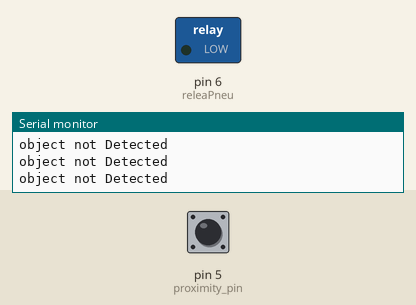
A sketch run on a simulated Arduino Uno, built with avr-gcc and run on an emulated ATmega328P. Shown: switched loads named in the sketch (green lamp = pin HIGH), the last lines printed to the serial monitor. The inputs (shaded band) are chosen by the test bench; at power-on: pin 5 (proximity_pin) HIGH.

Above: at 1.2 s.
1.3 s: pin 5 (proximity_pin) pulsed LOW 2 times (0.12 s each, 0.3 s apart)
At 2.4 s:
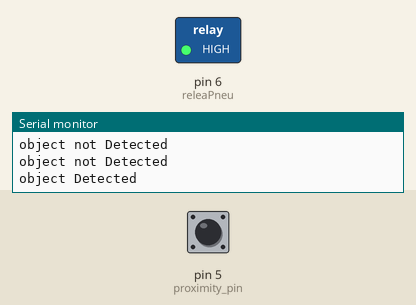
4.1 s: pin 5 (proximity_pin) pulsed LOW 5 times (0.12 s each, 0.3 s apart)
At 6.5 s:
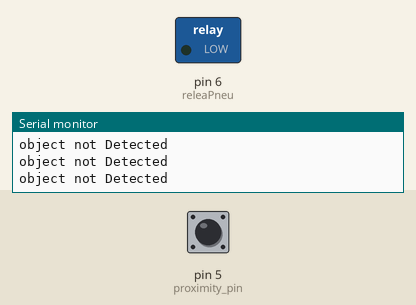
Timing chart, 0 to 8.0 s (numbered marks = the images above; inputs shaded):
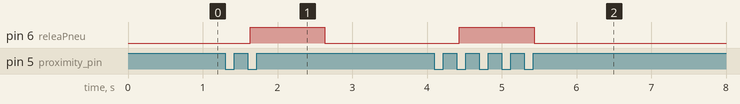

The sketch:

proximitySensor.ino
```cpp
int proximity_pin=5;
int proxState=0;
int releaPneu=6;
int count=1;
int flag=0;
void setup() {
  // put your setup code here, to run once:
  pinMode(proximity_pin,INPUT);
  pinMode( releaPneu,OUTPUT);
  Serial.begin(9600);

}

void loop() {
    proxState=digitalRead(proximity_pin);
  if(proxState==0 && flag==0 )
   {
    if (count%2==0)
    {Serial.println("object Detected");
    //delay(100);
    digitalWrite(releaPneu,HIGH);
    delay(1000);
    }
    flag=1;
    count++;
    }
   else if(proxState==1)
   {
    Serial.println("object not Detected");
   digitalWrite(releaPneu,LOW);
   flag=0;
   }
}
```

Measured:
- after the input at 1.3 s, pin 6 (releaPneu): LOW → HIGH after 0.33 s, → LOW 1.0 s later
- after the input at 4.1 s, pin 6 (releaPneu): LOW → HIGH after 0.33 s, → LOW 1.0 s later
